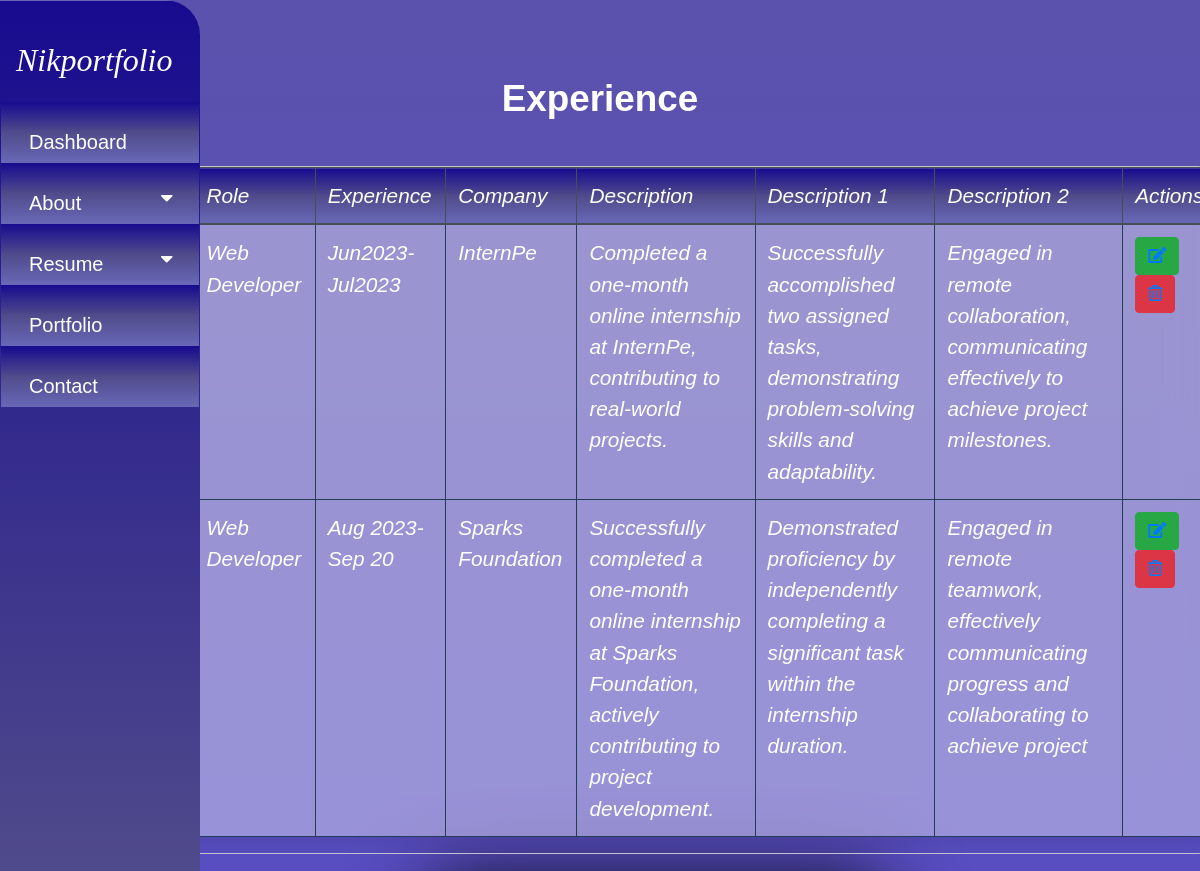
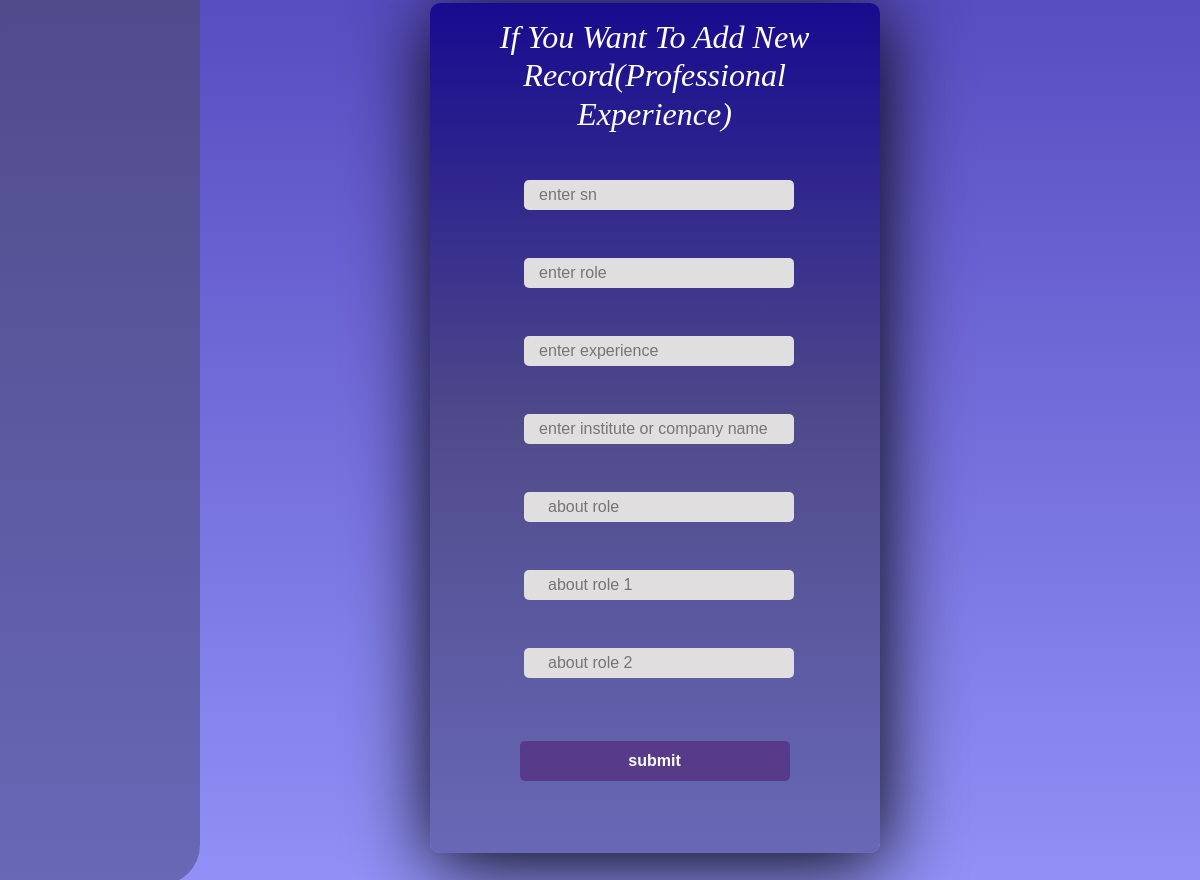
The app's page /admin/experience.php with its own data (2 pictures, top to bottom).
### tables this page shows
CREATE TABLE `experience` (
  `sn` int(3) NOT NULL,
  `role` varchar(55) NOT NULL,
  `exm` varchar(15) NOT NULL,
  `cname` varchar(45) NOT NULL,
  `deshort` varchar(225) NOT NULL,
  `desh1` varchar(112) NOT NULL,
  `desh2` varchar(100) NOT NULL
);

### admin/experience.php (the view, shortened to what this page needs)
<?php
include('config.php');
?>
<!DOCTYPE html>
<html>
<head>
  <link rel="stylesheet" href="https://stackpath.bootstrapcdn.com/bootstrap/4.5.2/css/bootstrap.min.css">
  <link rel="stylesheet" href="https://cdnjs.cloudflare.com/ajax/libs/font-awesome/5.15.4/css/all.min.css">
  <h1 style="text-align: center;">Experience </h1>
</head>
<body>
  <div class="container">
    <div class="row">
      <div class="col-12">
        <div class="table-container">
          <table class="table table-bordered">
            <thead class="thead-dark">
              <tr>
                <th scope="col">SR.N.</th>
                <th scope="col">Role </th>
                <th scope="col">Experience </th>
                <th scope="col">Company</th>
                <th scope="col">Description</th>
                <th scope="col">Description 1</th>
                <th scope="col">Description 2</th>
                <th scope="col">Actions</th>
              </tr>
            </thead>
            <tbody>
              <?php
                $str = "SELECT * FROM experience";
                $res = mysqli_query($conn, $str);
                while ($r = mysqli_fetch_array($res)) {
                  $sn=$r['sn'];
                  $role = $r['role'];
                  $exm = $r['exm'];
                  $cname = $r['cname'];
                  $deshort = $r['deshort'];
                  $desh1=$r['desh1'];
                  $desh2=$r['desh2'];
?>
                  <tr>
                  <th scope='row'> <?php echo $sn ?> </th>
                  <td> <?php echo $role ?> </td>
                  <td> <?php echo $exm ?> </td>
                  <td> <?php echo $cname ?> </td>
                  <td> <?php echo $deshort ?> </td>
                  <td> <?php echo $desh1 ?> </td>
                  <td> <?php echo $desh2 ?> </td>
                  <td>
                  <button type='button' class='btn btn-success'><a href="?id=<?php echo $sn ?>" ><i class='fas fa-edit'></i> </a></button>
                  <button type='button' class='btn btn-danger'><a href="?idd=<?php echo $sn ?>"><i class='far fa-trash-alt'></i></a></button>
                  </td>
                  </tr>
<?php
                }
              ?>
               </tbody>
          </table>
        </div>
      </div>
    </div>
  </div>
  <div class="form-container">
<h2>If You Want To Add New Record(Professional Experience)</h2>
<form action="" method="post" onsubmit="return confirm(save now??)">
<br><input type="text" name="sn" placeholder='enter sn' required>  <br>
            <br><input type="text" name="role" placeholder='enter role' required>  <br>
        <br> <input type="text" name="exm" placeholder='enter experience' required>  <br>
        <br> <input type="text" name="cname" placeholder='enter institute or company name' required>  <br>
        <br> <input type="text" name="deshort" placeholder='  about role' required>  <br>
        <br> <input type="text" name="desh1" placeholder='  about role 1' required>  <br>
        <br> <input type="text" name="desh2" placeholder='  about role 2' required>  <br>
        <br> <input type="submit" name="submit" value="submit">  <br>
        </form>
</div>
</body>
</html>

### admin/experience.php (style rules this page uses)
body { margin: 30px; padding: 2px; display: center; justify-content: center; align-items: center; min-height: 100vh; font-family: 'Jost', sans-serif; background: linear-gradient(to bottom, #5b52ad, #584dc1, #9191f7); }
.form-container { width: 450px; height: 850px; background: red; overflow: hidden; background: linear-gradient(to bottom, #180b8f, #504b8b, #6868b7); border-radius: 10px; box-shadow: 2px 10px 80px #000; margin-left:35%; margin-top:20px; }
.form-container h2 { text-align:center; }
h1 { color: #fff; font-size: 2.3em; justify-content: center; display: flex; margin: 45px; font-weight: bold; cursor: pointer; transition: .5s ease-in-out; }
input[type='date'],input[type='text'] { width: 60%; height: 15px; background: #e0dede; justify-content: center; display: flex; padding: 15px; border: none; outline: none; border-radius: 5px; margin-left:21%; }
input[type='submit'] { width: 60%; height: 40px; margin: 10px auto; justify-content: center; display: flex; color: #fff; background: #573b8a; font-size: 1em; font-weight: bold; margin-top: 15px; outline: none; border: none; border-radius: 5px; transition: .2s ease-in; cursor: pointer; }
.table { width: 100%; height:90%; background: rgba(255, 255, 255, 0.39); border-radius: 16px; box-shadow: 0 4px 30px rgba(0, 0, 0, 0.1); backdrop-filter: blur(16.8px); -webkit-backdrop-filter: blur(16.8px); }
th, td { padding: 10px; color:white; font-size: 1.3em; margin: 3px; font-weight: 200; cursor: pointer; transition: .5s ease-in-out; font-family: 'Jost', sans-serif; font-style: italic; }
.table-bordered td { border: 1px solid #243c54; }
.table-bordered th { border: 1px solid #243c54; }
.table .thead-dark th { background: linear-gradient(to bottom, #180b8f, #504b8b, #6868b7); }
.table-container { margin-left:65px; margin-right:-120px; overflow-y: auto; border:1px solid #cfcccced; border-radius:20px; height:100%; width:100%; }

### records on screen
experience: role "Web Developer", exm "Jun2023-Jul2023", cname "InternPe", deshort "Completed a one-month online internship at InternPe, contributing to real-world projects.", desh1 "Successfully accomplished two assigned tasks, demonstrating problem-solving skills and adaptability.", desh2 "Engaged in remote collaboration, communicating effectively to achieve project milestones."
experience: role "Web Developer", exm "Aug 2023-Sep 20", cname "Sparks Foundation", deshort "Successfully completed a one-month online internship at Sparks Foundation, actively contributing to project development.", desh1 "Demonstrated proficiency by independently completing a significant task within the internship duration.", desh2 "Engaged in remote teamwork, effectively communicating progress and collaborating to achieve project"
